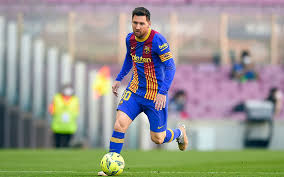
#> input picture opencv/messi.jpeg, 284 x 177 px
$ python split.py
#> lines starting #> are read from the running program, lines starting #| are printed output that depends on the picture; after the words box and inside, x2 and y2 are one past the last pixel; in counts of white or black regions, pixels touching at a corner belong together
import cv2
import numpy as np

img1 = np.zeros((250, 500, 3), np.uint8)
img1 = cv2.rectangle(img1, (200,0), (300,0), (255,255,255), -1)

img2 = cv2.imread('messi.jpeg')
#> img2 is the input picture: shape (177, 284, 3); mean B, G, R 144, 152, 152

cv2.imshow('img1',img1)
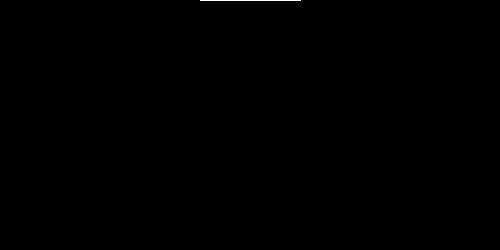
#> window 'img1': shape (250, 500, 3); 0.08% white in thin lines or dots, all inside (x1, y1, x2, y2) = (200, 0, 301, 1)
cv2.imshow('img2',img2)

cv2.waitKey(0)
cv2.destroyAllWindows()
